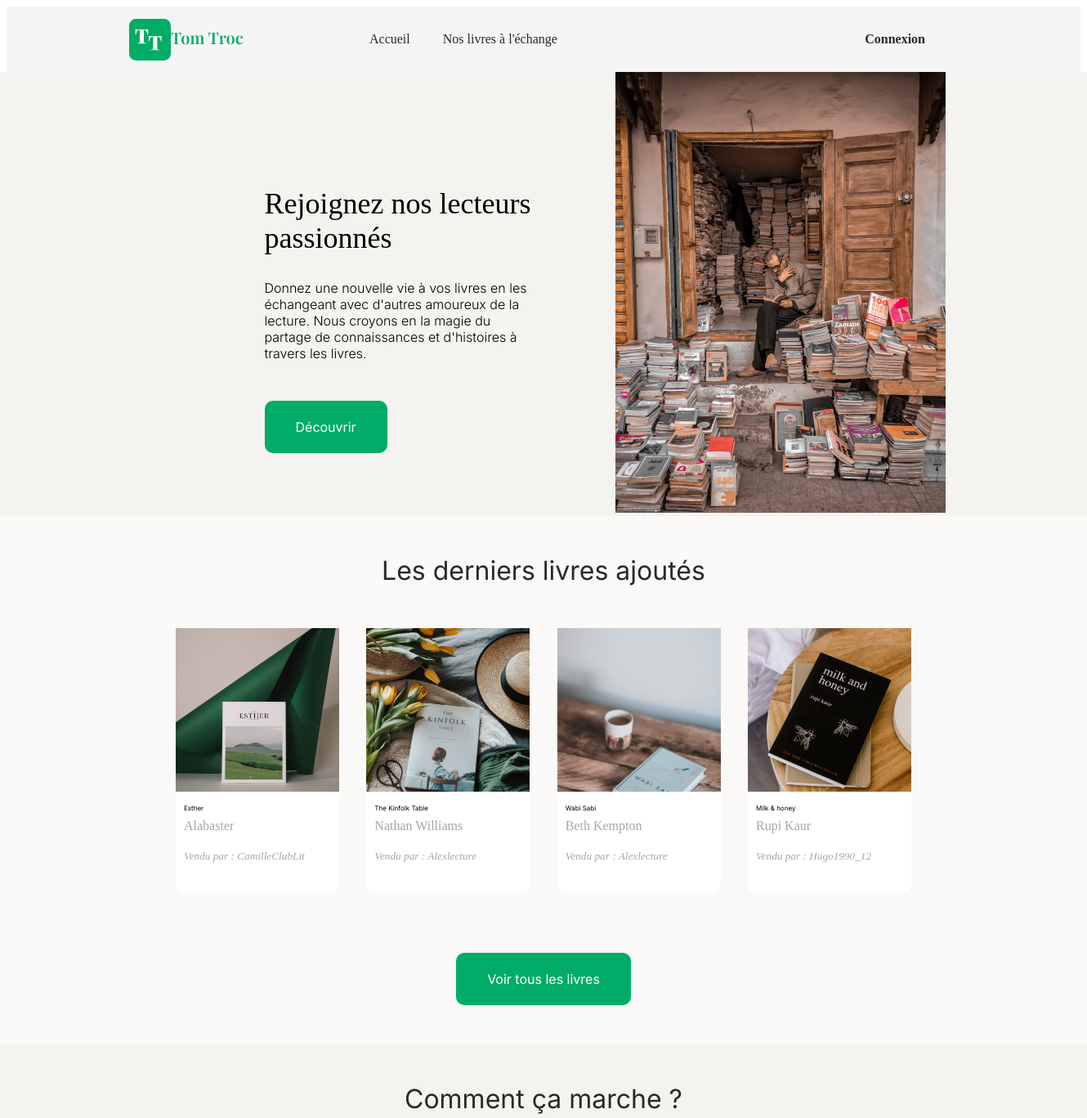
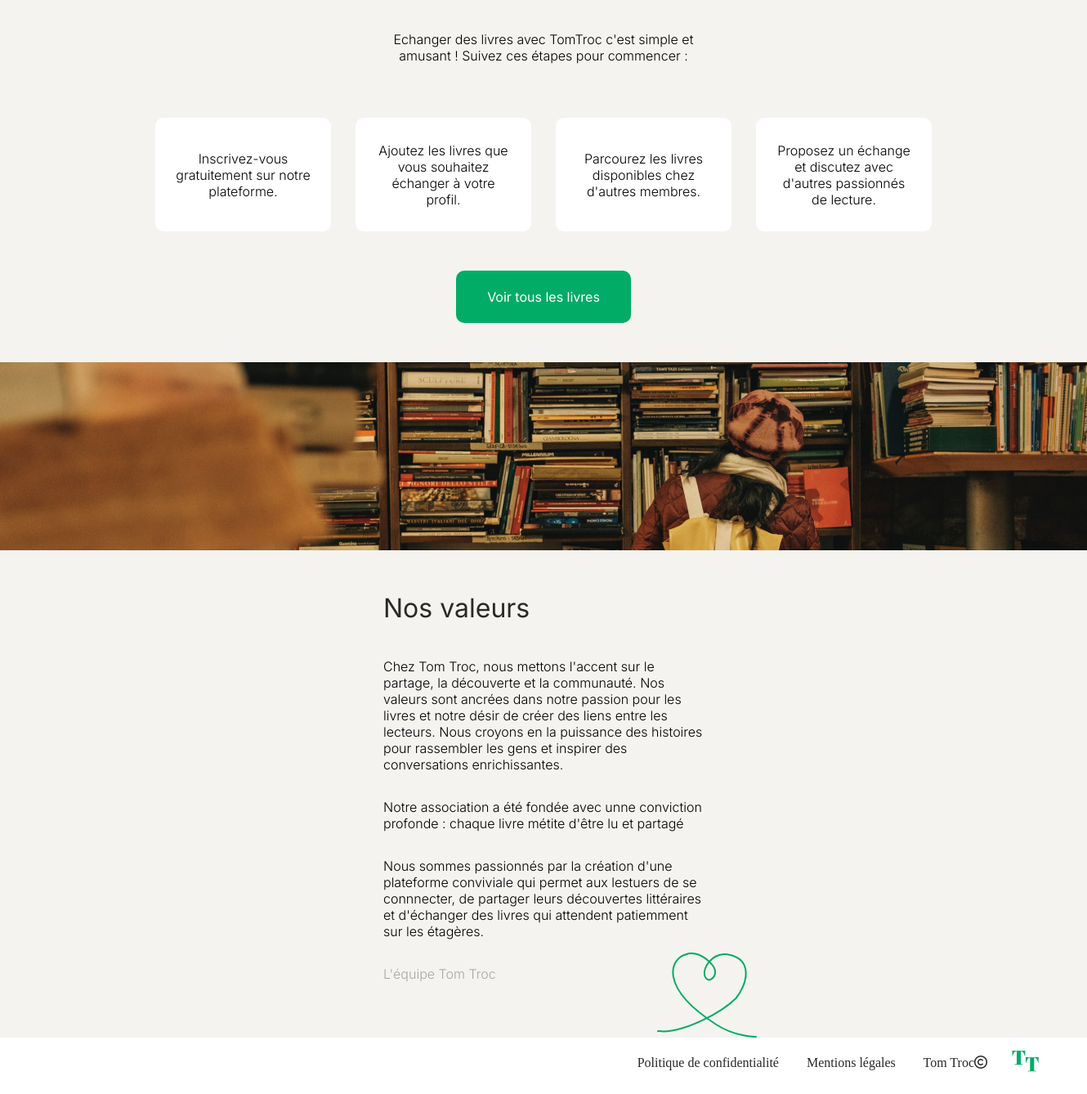
The page / on the database its author committed (2 pictures, top to bottom).
### tables this page shows
CREATE TABLE IF NOT EXISTS `book` (
  `id` int(11) NOT NULL AUTO_INCREMENT,
  `title` varchar(255) NOT NULL,
  `author` varchar(255) NOT NULL,
  `image` varchar(255) NOT NULL,
  `description` text NOT NULL,
  `status` tinyint(1) NOT NULL,
  `id_user` int(11) NOT NULL,
  PRIMARY KEY (`id`),
  KEY `link_book_user` (`id_user`)
);

CREATE TABLE IF NOT EXISTS `user` (
  `id` int(11) NOT NULL AUTO_INCREMENT,
  `pseudo` varchar(50) NOT NULL,
  `email` varchar(255) NOT NULL,
  `password` varchar(255) NOT NULL,
  `registration_date` datetime NOT NULL,
  `avatar_url` varchar(255) NOT NULL,
  PRIMARY KEY (`id`)
);

### views/View.php (called while the page is built, shortened)
<?php
class View
{
    public function render(string $viewName, array $params = []) : void
    {
        $viewPath = $this->buildViewPath($viewName);
        $content = $this->_renderViewFromTemplate($viewPath, $params);
        require(MAIN_VIEW_PATH);
    }
    private function _renderViewFromTemplate(string $viewPath, array $params = []) : string
    {
        if (file_exists($viewPath)) {
            extract($params);
            require($viewPath);
            return ob_get_clean();
        } else {
            throw new Exception("La vue '$viewPath' est introuvable.");
        }
    }
    private function buildViewPath(string $viewName) : string
    {
        return TEMPLATE_VIEW_PATH . $viewName . '.php';
    }
}

### controllers/BookController.php (called while the page is built, shortened)
<?php
class BookController extends AbstractController {
     public function showHome() : void
     {
         $limit=4;
         $bookManager = new BookManager();
         $books = $bookManager->getBooks($limit);
         $view = new View("Accueil");
         $view->render("home", $this->getParams(['books' => $books]));
     }
}

### index.php (called while the page is built, shortened)
<?php
$action = Utils::request('action', 'home');
try {
        switch ($action) {
        case 'home':
            $bookController = new BookController();
            $bookController->showHome();
            break;
    }
} catch (Exception $e) {
    $errorView = new View('Erreur');
    $errorView->render('errorPage', ['errorMessage' => $e->getMessage()]);
}

### models/DBManager.php (called while the page is built, shortened)
<?php
class DBManager
{
    private static $instance;
    private $db;
    private function __construct()
    {
        $this->db = new PDO('mysql:host=' . DB_HOST . ';dbname=' . DB_NAME . ';charset=utf8', DB_USER, DB_PASS);
        $this->db->setAttribute(PDO::ATTR_ERRMODE, PDO::ERRMODE_EXCEPTION);
        $this->db->setAttribute(PDO::ATTR_DEFAULT_FETCH_MODE, PDO::FETCH_ASSOC);
    }
    public static function getInstance() : DBManager
    {
        if (!self::$instance) {
            self::$instance = new DBManager();
        }
        return self::$instance;
    }
    public function query(string $sql, ?array $params = null) : PDOStatement
    {
        if ($params == null) {
            $query = $this->db->query($sql);
        } else {
            $query = $this->db->prepare($sql);
            $query->execute($params);
        }
        return $query;
    }
}

### models/AbstractEntityManager.php (called while the page is built, shortened)
<?php
abstract class AbstractEntityManager {
    public function __construct()
    {
        $this->db = DBManager::getInstance();
    }
}

### models/BookManager.php (called while the page is built, shortened)
<?php
class BookManager extends AbstractEntityManager
{
    public function getBooks(int $limit) : array
    {
        $sql = "SELECT book.id, title, author, image, description, status, user.id AS idUser, pseudo
        FROM book LEFT JOIN user ON book.id_user = user.id WHERE book.status='1' ORDER BY book.id ASC LIMIT $limit";
        $result = $this->db->query($sql);
        $books = [];
        while ($bookArray = $result->fetch()) {
            $book = new Book($bookArray);
            $books[] = $book;
        }
        return $books;
    }
}

### models/AbstractEntity.php (called while the page is built, shortened)
<?php
abstract class AbstractEntity
{
    protected int $id = -1;
    protected function hydrate(array $data) : void
    {
        foreach ($data as $key => $value) {
            $method = 'set' . str_replace('_', '', ucwords($key, '_'));
        }
    }
    public function setId(int $id) : void
    {
        $this->id = $id;
    }
    public function getId() : int
    {
        return $this->id;
    }
}

### models/Book.php (called while the page is built, shortened)
<?php
 class Book extends AbstractEntity
 {
    private string $title;
    private string $author;
    private string $image;
    private ?string $pseudo;
    public function setTitle(string $title) : void
    {
        $this->title = $title;
    }
    public function getTitle() : string
    {
        return $this->title;
    }
    public function setAuthor(string $author) : void
    {
        $this->author = $author;
    }
    public function getAuthor() : string
    {
        return $this->author;
    }
    public function setImage(string $image) : void
    {
        $this->image = $image;
    }
     public function getImage() : string
     {
        if ($this->image){
            return $this->image;
        } else {
            return $image="avatarbook.png";
        }
     }
    public function setPseudo(?string $pseudo) : void
    {
        $this->pseudo = $pseudo;
    }
    public function getPseudo() : ?string
    {
        return $this->pseudo;
    }
 }

### views/templates/home.php (the view, shortened to what this page needs)
<div class="home">
    <section class="welcome">
        <div class="welcome-txt">
            <h1>Rejoignez nos lecteurs passionnés</h1>
            <p>Donnez une nouvelle vie à vos livres en les échangeant avec d'autres amoureux de la lecture. Nous croyons en la magie du partage de connaissances et d'histoires à travers les livres.</p>
            <div class=div-link-button>
                <a class="link-button" href="index.php?action=registration">Découvrir</a>
            </div>
        </div>
        <div>
            <img src="./images/HomePicture1.png">
        </div>
    </section>
    <section class="home-gallery">
        <div>
            <h2>Les derniers livres ajoutés</h2>
        </div>
        <div class="book-cards">
        <?php foreach($books as $book) { ?>
                <a href="index.php?action=book&id=<?= $book->getId() ?>">
                    <article class="card-content">
                        <img src="./images/<?= $book->getImage() ?>">
                        <div class="card-txt">
                            <h3 class="card-title"><?= $book->getTitle() ?></h3>
                            <h4 class="card-author"><?= $book->getAuthor() ?></h4>
                            <h5 class="card-vendor">Vendu par : <?= $book->getPseudo() ?></h5>
                        </div>
                    </article>
                </a>
        <?php } ?>
        </div>
        <div class=div-link-button>
            <a class="link-button" href="index.php?action=gallery">Voir tous les livres</a>
        </div>
    </section>
    <section class="instructions">
        <div class="instructions-title">
                <h2 id="welcomeanchor">Comment ça marche ?</h2>
                <div class="instructions-subtitle">
                    <p> Echanger des livres avec TomTroc c'est simple et amusant ! Suivez ces étapes pour commencer :</p>
                </div>
        </div>
            <div class="steps">
                <div class="step-card"><p>Inscrivez-vous gratuitement sur notre plateforme.</p></div>
                <div class="step-card"><p>Ajoutez les livres que vous souhaitez échanger à votre profil.</p></div>
                <div class="step-card"><p>Parcourez les livres disponibles chez d'autres membres.</p></div>
                <div class="step-card"><p>Proposez un échange et discutez avec d'autres passionnés de lecture.</p></div>
            </div>
            <div class=div-link-button>
                <a class="link-button" href="index.php?action=gallery">Voir tous les livres</a>
            </div>
            <div class="instructions-img">
                <img src="./images/HomePicture2-Desk.png" class="home-picture-2">
            </div>
    </section>
    <section class="values">
        <div class="values-content">
            <h2>Nos valeurs</h2>
            <p>Chez Tom Troc, nous mettons l'accent sur le partage, la découverte et la communauté.
                Nos valeurs sont ancrées dans notre passion pour les livres et notre désir de créer des liens entre les lecteurs.
                Nous croyons en la puissance des histoires pour rassembler les gens et inspirer des conversations enrichissantes.
            </p>
            <p>Notre association a été fondée avec unne conviction profonde : chaque livre métite d'être lu et partagé
            </p>
            <p>Nous sommes passionnés par la création d'une plateforme conviviale qui permet aux lestuers de se connnecter,
                de partager leurs découvertes littéraires et d'échanger des livres qui attendent patiemment sur les étagères.
            </p>
        </div>
        <div class="div-signature" >
            <div class="signature" ><p>L'équipe Tom Troc</p></div>
            <div class="signature-logo">
            </div>
        </div>
    </section>
</div>

### views/templates/main.php (shortened to what this page needs)
<!DOCTYPE html>
<html lang="fr">
<head>
    <link rel="stylesheet" href="https://cdnjs.cloudflare.com/ajax/libs/font-awesome/6.2.1/css/all.min.css"
>
    <link rel="stylesheet" href="./css/style.css">
   </head>
<body>
    <header>
        <div class="logo">
            <div class="TT-logo-greenbackground">
            </div>
            <div>
            </div>
        </div>
        <nav role="navigation" class="main-nav">
            <div class="main-nav-1">
                <a class="nav-link" href="index.php?action=home">Accueil</a>
                <a class="nav-link" href="index.php?action=gallery">Nos livres à l'échange</a>
            </div>
            <div class="main-nav-2">
                <div class="nav-link">
                    <a href="index.php?action=connection"><strong>Connexion</strong></a>
                </div>
            </div>
        </nav>
    </header>
    <main>
        <?= $content  ?>
    </main>
    <footer>
        <nav class="nav-footer">
            <a href="#">Politique de confidentialité</a>
            <a href="#">Mentions légales</a>
            <a href="#">Tom Troc<i class="fa-regular fa-copyright"></i></a>
        </nav>
        <div>
        </div>
    </footer>
</body>
</html>

### css/style.css (style rules this page uses)
h1 { font-style: "Playfair Display"; font-size : 36px; font-weight: 400; color: #000000; }
h2 { font-family: "Inter", sans-serif; font-size: 32px; font-weight: 400; color:#292929; padding-top: 20px; }
h3 { font-family: "Inter", sans-serif; font-size: 8px; font-weight: 600; color:#000000; }
p { font-family: "Inter", sans-serif; font-size: 16px; font-weight: 300; color:#000000; }
.link-button { font-family: "Inter", sans-serif; color: #ffffff; font-size: 16px; width: 322px; height: 63px; padding: 22px 38px 22px 38px; border-radius: 10px; border: 0px; margin-top: 20px; background-color: #01AC66; text-decoration: none; }
.div-link-button { margin-top: 70px; margin-bottom: 70px; }
header { display: flex; flex-direction: row; height: 80px; background-color: #F5f5f5; }
.logo { display: flex; flex-direction: row; justify-content: space-between; align-items: center; width: 155px; height: 51px; margin-top: 15px; margin-left: 150px; }
.TT-logo-greenbackground { display: flex; justify-content: center; align-items: center; width: 51px; height: 51px; border-radius: 8.5px; background-color: #00AC66; }
.main-nav { display: flex; flex-direction: row; align-items: center; justify-content: space-between ; width: 80%; margin-left: 150px; }
nav a { size: 14px; color: #292929; text-decoration: none; }
svg { padding-right: 5px; }
.nav-link { display: flex; flex-direction: row; align-items: center; padding-right: 40px; }
.main-nav-1 { display: flex; justify-content: flex-start; }
.main-nav-2 { display: flex; flex-direction: row; justify-content: flex-end; margin-right: 150px; }
.book-cards { display: flex; flex-direction: row; justify-content: space-between; flex-wrap: wrap; width:900px; }
.book-cards a { text-decoration: none; }
.card-content { display: flex; flex-direction: column; width : 200px; height : 324px; margin-top: 25px; margin-bottom: 25px; border-bottom-left-radius: 10px; border-bottom-right-radius: 10px; background-color: white; }
.card-content img { width: 200px; height: 200px; }
.card-txt { display: flex; flex-direction: column; width: 190px; height: 124px; padding-left: 10px; }
.card-title { color:#000000; size: 16px; font-weight: 400; margin-top: 15px; margin-bottom: 0px; }
.card-author { color:#A6A6A6; size: 16px; font-weight: 400; margin-top: 8px; margin-bottom: 0px; }
.card-vendor { color:#A6A6A6; size: 10px; font-style: italic; font-weight: 400; margin-top: 20px; margin-bottom: 4px; }
.home { display: flex; flex-direction: column; }
.welcome { display: flex; flex-direction: row; padding-left: 150px; justify-content: center; background-color: #f4f3ef; }
.welcome-txt { width: 329px; padding-top: 110px; }
.welcome img { width: 404px; padding-left: 100px; }
.home-gallery { display: flex; flex-direction: column; align-items: center; background-color: #faf9f7; }
.instructions { display: flex; flex-direction: column; align-items: center; background-color: #f4f3ef; }
.instructions-title { display: flex; flex-direction: column; align-items: center; padding-bottom: 50px; }
.instructions-subtitle { display: flex; text-align: center; width:397px; }
.steps { display: flex; flex-direction: row; width:950px; justify-content: space-between; }
.step-card { display: flex; align-items: center; text-align: center; border-radius: 10px; padding: 0px 25px 0px 25px; width: 165px; height: 139px; background-color: #FFFFFF; }
.values { display: flex; flex-direction: column; align-items: center; background-color: #f4f3ef; }
.values-content { display: flex; flex-direction: column; align-items: flex-start; width: 392px; }
.div-signature { display: flex; flex-direction: row; justify-content: space-between; width: 462px; padding-left: 70px; }
.signature p { color: #A6A6A6; }
.signature-logo { display: flex; justify-content: flex-end; }
main { background-color: #faf9f7; display: flex; justify-content: center; }
footer { display: flex; flex-direction: row; justify-content: flex-end; align-items: center; height: 61px; padding-right: 46px; background-color: #ffffff; }
footer a { size: 12px; color: #292929; text-decoration: none; margin-right: 30px; }
.fa-copyright { size: 12px; color: #292929; }

### rows shown on the page
book: shows a picture, title "Esther", author "Alabaster", id_user.pseudo "CamilleClubLit"
book: image (picture), title "The Kinfolk Table", author "Nathan Williams", id_user.pseudo "Alexlecture"
book: shows a picture, title "Wabi Sabi", author "Beth Kempton", id_user.pseudo "Alexlecture"
book: shows a picture, title "Milk & honey", author "Rupi Kaur", id_user.pseudo "Hugo1990_12"
